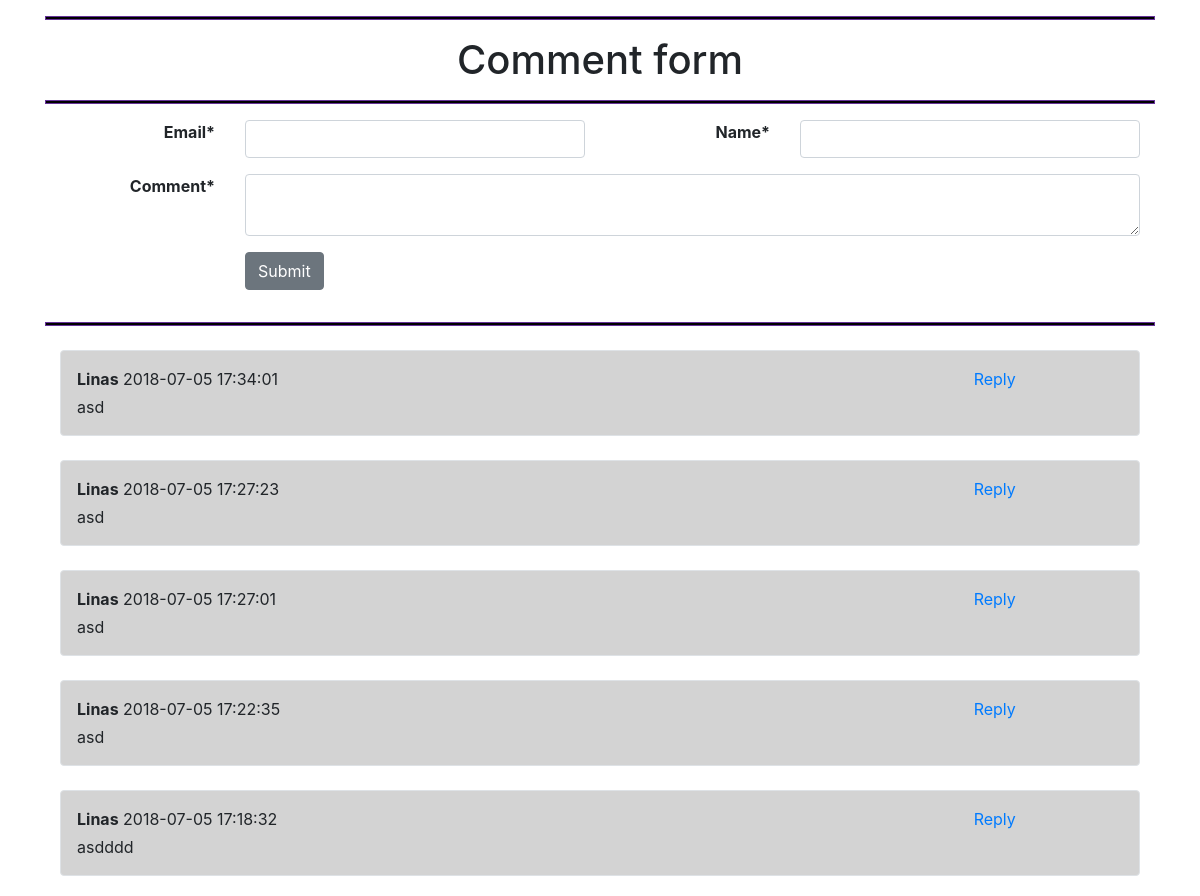
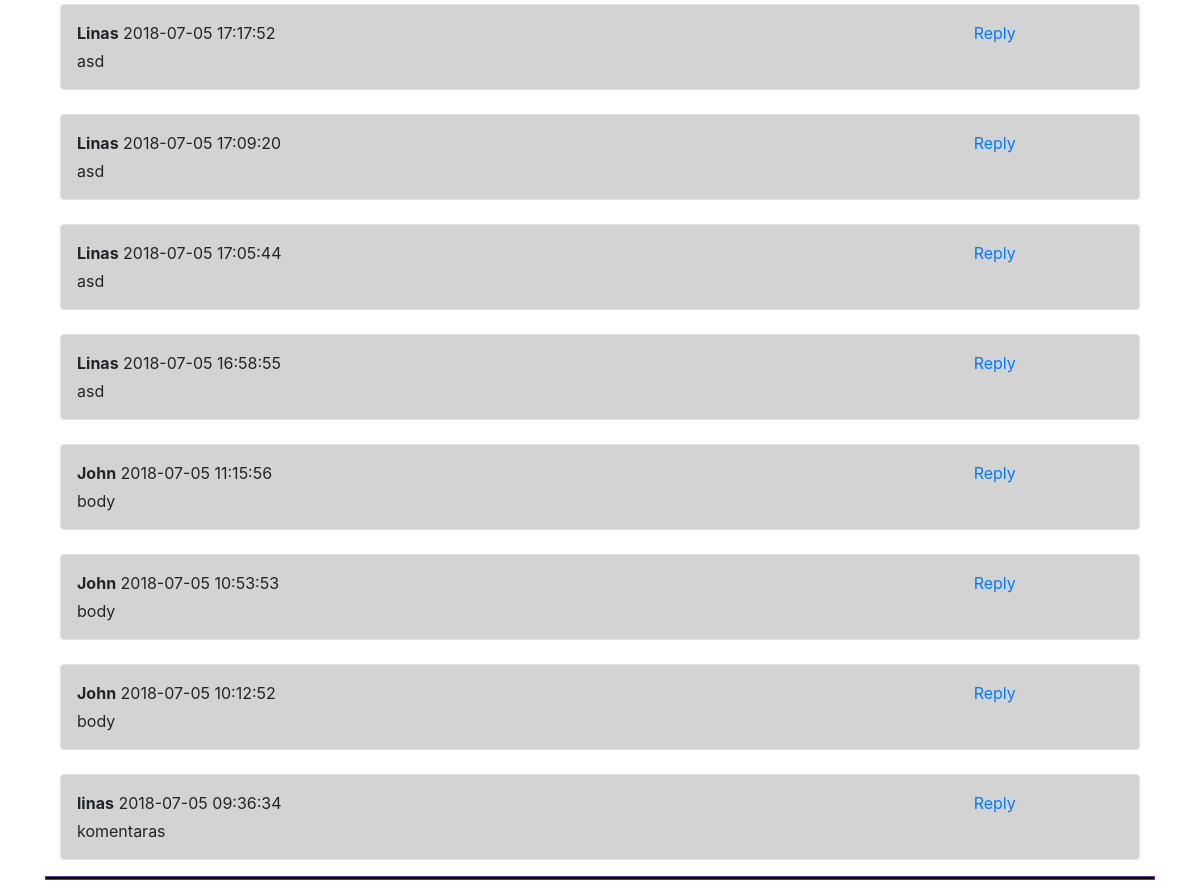
The page / on the database its author committed (2 pictures, top to bottom).
### tables this page shows
CREATE TABLE `comments` (
  `id` int(11) NOT NULL,
  `email` varchar(254) NOT NULL,
  `name` varchar(254) NOT NULL,
  `body` text NOT NULL,
  `parent_id` int(11) NOT NULL,
  `created_at` timestamp NOT NULL DEFAULT CURRENT_TIMESTAMP
);

### fetch_parent_comment.php (the view, shortened to what this page needs)
<li class="media mt-4">
    <div class="media-body">
        <div class="border rounded comment p-3">
            <div class="row mb-1">
                <div class="col-sm">
                    <strong><?php echo $row["name"]; ?></strong> <?php echo $row["created_at"]; ?>
                </div>
                <div class="col-2">
                    <a class="reply" href="#" onclick="return false;" id="<?php echo $row['id'] ?>">
                        Reply
                    </a>
                </div>
            </div>
            <?php echo $row["body"]; ?>
        </div>
    </div>
</li>

### header.php (shortened to what this page needs)
<!DOCTYPE html>
<html lang="en">
<head>
    <link rel="stylesheet" href="https://stackpath.bootstrapcdn.com/bootstrap/4.1.1/css/bootstrap.min.css">
</head>

### index.php (shortened to what this page needs)
<?php
include("header.php");
$headerText = "Comment form";
?>
<div class="container">
    <hr>
    <h1 class="text-center" id="header"> <?php echo $headerText ?> </h1>
    <hr>
    <div id="main-form">
        <?php include "main_form.php"; ?>
    </div>
    <hr>
    <div class="container" >
        <ul class="list-unstyled">
            <div id="comment_section">
                <?php include("fetch_comment.php"); ?>
            </div>
        </ul>
    </div>
    <hr>
</div>

### main_form.php (shortened to what this page needs)
<div class="container mt-2" >
    <form action="add_comment.php"  method="POST" class="form-horizontal comment_form"  id="comment_form">
        <div class="row">
            <label class="col-2" for="email"><strong>Email*</strong></label>
            <div class="form-group col-sm">
                <input type="email" id="email" class="form-control" name="email" >
            </div>
            <label class="col-2" for="name"><strong>Name*</strong></label>
            <div class="form-group col-sm">
                <input type="text" class="form-control" id="name" name="name" >
            </div>
        </div>
        <div class="row">
            <label class="col-2" for="body"><strong>Comment*</strong></label>
            <div class="form-group col-sm">
                <textarea class="form-control" id="body" name="body" ></textarea>
            </div>
        </div>
        <div class="row">
            <div class="offset-md-2 col-sm-10">
                <div class="form-group ">
                    <button type="submit" name="submit" id="submit" class="btn btn-secondary">Submit</button>
                </div>
            </div>
        </div>
    </form>
</div>

### fetch_comment.php (shortened to what this page needs)
<?php
include ("config.php");
$conn = new mysqli($servername, $username, $password, $dbname);
$stmt = $conn->prepare("SELECT * FROM comments WHERE parent_id = '0' ORDER BY created_at DESC");
$stmt->execute();
$result = $stmt->get_result()->fetch_all(MYSQLI_ASSOC);
$output = '';
foreach($result as $row)
{
    include("fetch_parent_comment.php");
    $buffer = ob_get_clean();
    $output .= $buffer;
}
function get_reply_comment($connect, $parent_id = 0)
{
    $output = '';
    return $output;
}
echo $output;
?>

### header.php (style rules this page uses)
hr { border-color: rebeccapurple; border-width: 1px; border-style: double; background-color: black; height: 2px; }
label { text-align: right; }
.comment { background-color: lightgray; }

### rows shown on the page
comments: name "Linas", created_at "2018-07-05 17:34:01", body "asd"
comments: name "Linas", created_at "2018-07-05 17:27:23", body "asd"
comments: name "Linas", created_at "2018-07-05 17:27:01", body "asd"
comments: name "Linas", created_at "2018-07-05 17:22:35", body "asd"
comments: name "Linas", created_at "2018-07-05 17:18:32", body "asdddd"
comments: name "Linas", created_at "2018-07-05 17:17:52", body "asd"
comments: name "Linas", created_at "2018-07-05 17:09:20", body "asd"
comments: name "Linas", created_at "2018-07-05 17:05:44", body "asd"
comments: name "Linas", created_at "2018-07-05 16:58:55", body "asd"
comments: name "John", created_at "2018-07-05 11:15:56", body "body"
comments: name "John", created_at "2018-07-05 10:53:53", body "body"
comments: name "John", created_at "2018-07-05 10:12:52", body "body"
comments: name "linas", created_at "2018-07-05 09:36:34", body "komentaras"

### other values the page prints
$headerText "Comment form"
